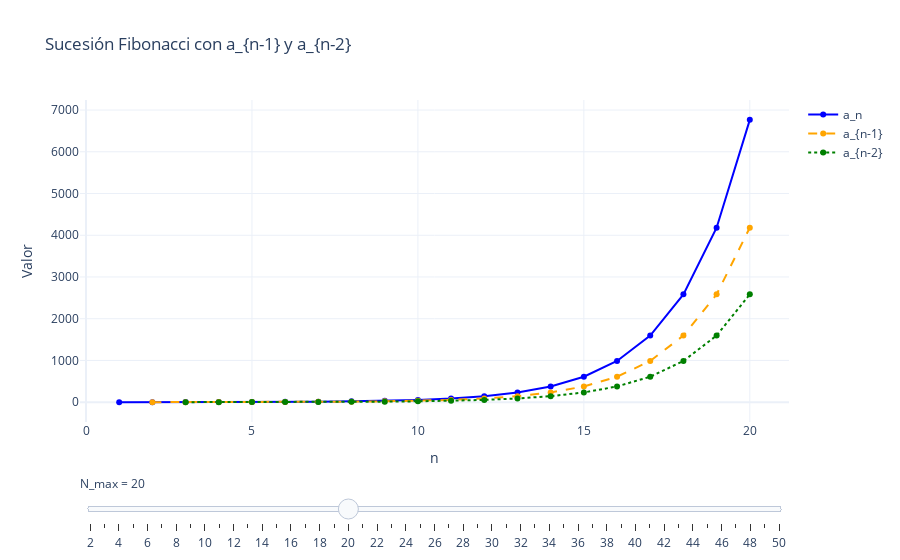

Source (notebook cell):
### Markdown cell above
#### sucesión fibonacci

### Code cell
### sucecion fibonacci
import numpy as np
import plotly.graph_objects as go

# Sucesión Fibonacci
N_total_max = 50
fib = [1, 1]
for n in range(2, N_total_max):
    fib.append(fib[n-1] + fib[n-2])
fib = np.array(fib)
n_vals = np.arange(1, N_total_max+1)

# Crear figura con 3 traces
fig = go.Figure()

trace_an = go.Scatter(x=n_vals[:20], y=fib[:20], mode='lines+markers', name='a_n', line=dict(color='blue'))
trace_an1 = go.Scatter(x=n_vals[1:20], y=fib[:19], mode='lines+markers', name='a_{n-1}', line=dict(color='orange', dash='dash'))
trace_an2 = go.Scatter(x=n_vals[2:20], y=fib[:18], mode='lines+markers', name='a_{n-2}', line=dict(color='green', dash='dot'))

fig.add_traces([trace_an, trace_an1, trace_an2])

# Crear slider
steps = []
for N_max in range(2, N_total_max+1):
    x_an = n_vals[:N_max]
    y_an = fib[:N_max]

    x_an1 = n_vals[1:N_max] if N_max>1 else []
    y_an1 = fib[:N_max-1] if N_max>1 else []

    x_an2 = n_vals[2:N_max] if N_max>2 else []
    y_an2 = fib[:N_max-2] if N_max>2 else []

    step = dict(
        method='update',
        args=[{'x':[x_an, x_an1, x_an2],
               'y':[y_an, y_an1, y_an2]}],
        label=str(N_max)
    )
    steps.append(step)

sliders = [dict(active=18, pad={"t":50}, steps=steps, currentvalue={"prefix":"N_max = "})]

# Layout
fig.update_layout(
    autosize=True,
    width=None,
    height=None,
    sliders=sliders,
    title='Sucesión Fibonacci con a_{n-1} y a_{n-2}',
    xaxis_title='n',
    yaxis_title='Valor',
    template='plotly_white'
)
fig.write_html(
    r'_build/html/7sucesion_fibonacci.html',
    include_plotlyjs='cdn',
    full_html=False
)
fig.show()
